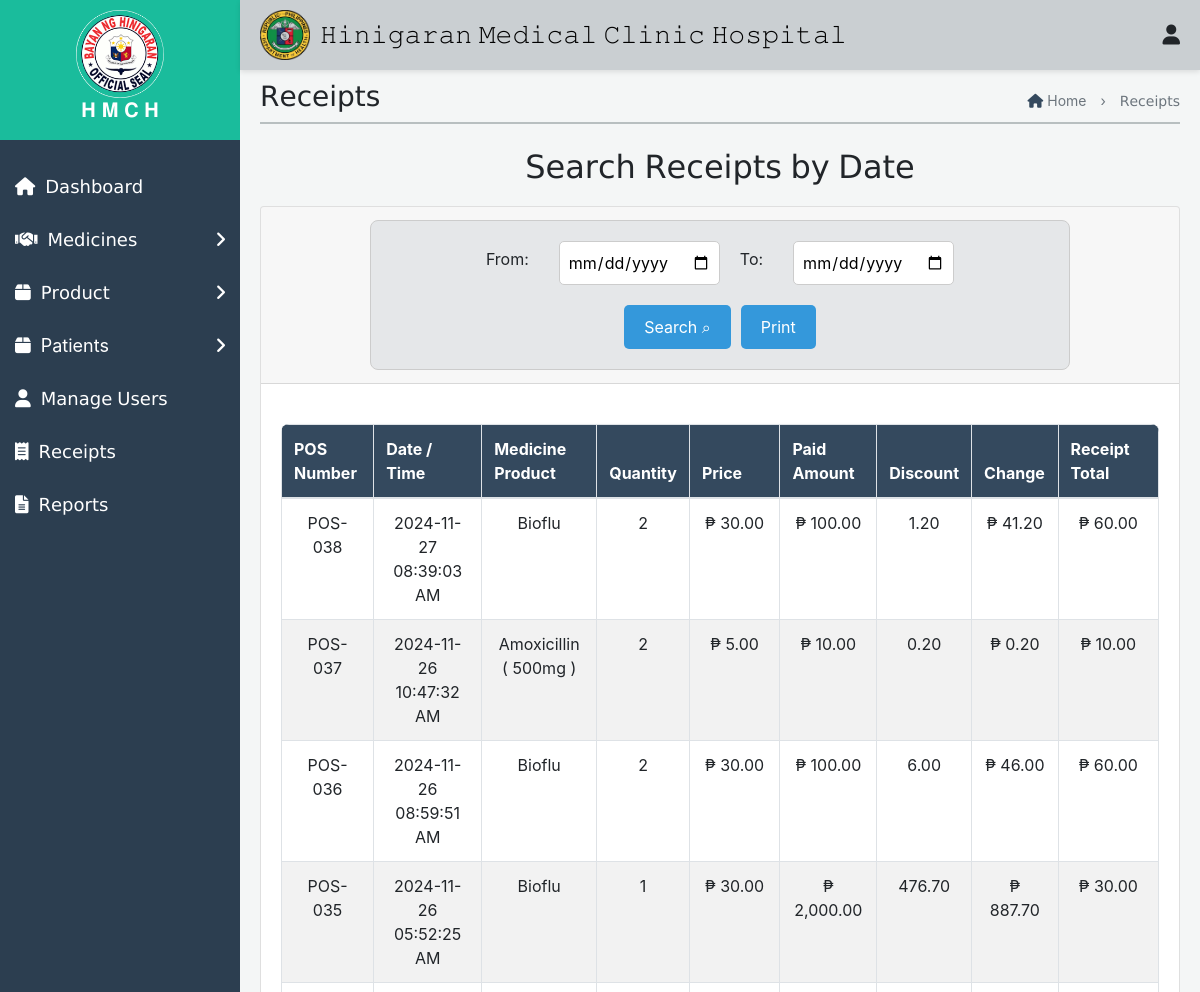
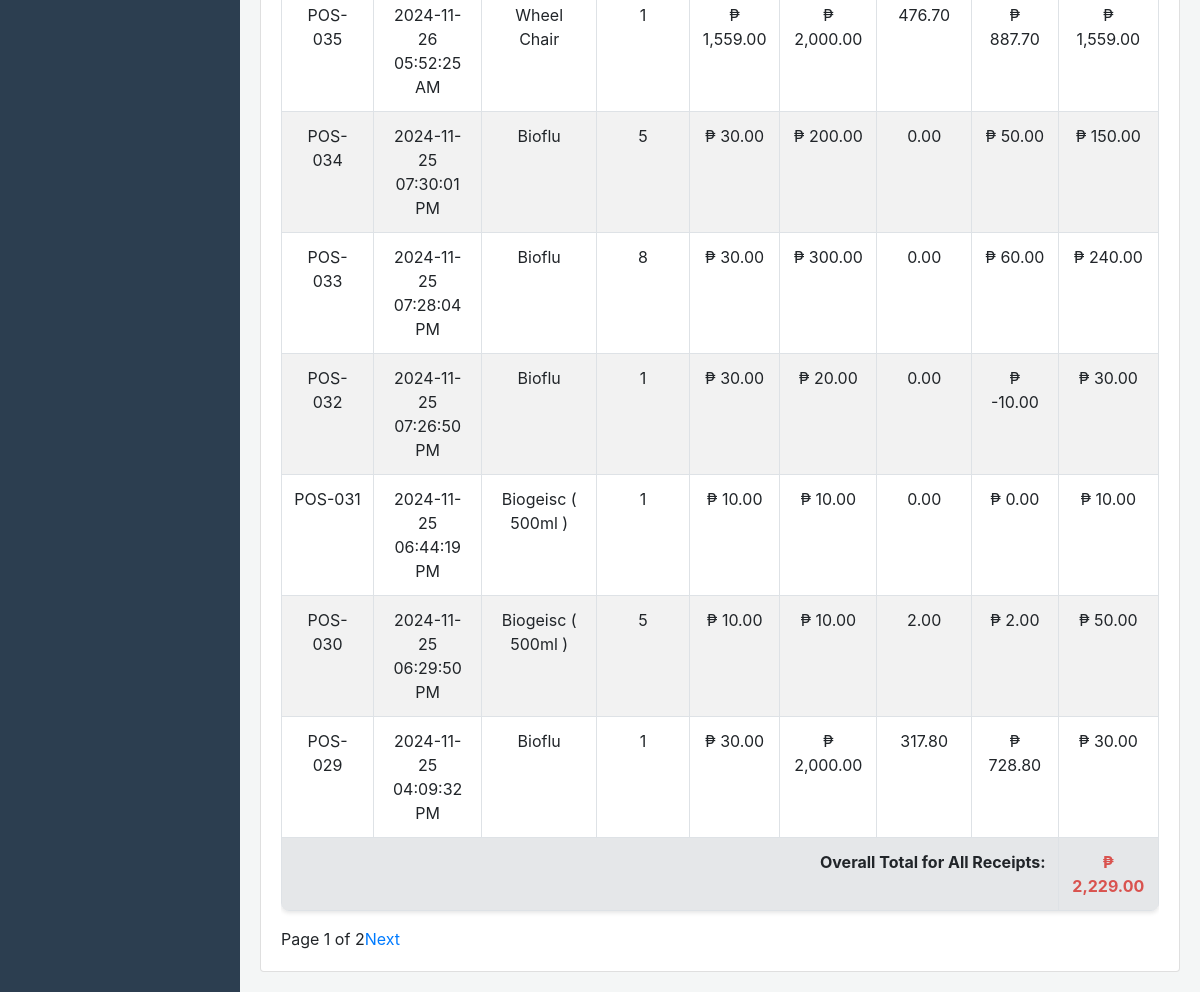
The page /Admin/Receipt.php on the database its author committed (2 pictures, top to bottom).
### tables this page shows
CREATE TABLE `receipt_items` (
  `id` int(11) NOT NULL,
  `receipt_id` int(11) DEFAULT NULL,
  `medicine_product` varchar(255) NOT NULL,
  `quantity` int(11) NOT NULL,
  `price` decimal(10,2) NOT NULL,
  `total` decimal(10,2) NOT NULL
);

CREATE TABLE `receipts` (
  `id` int(11) NOT NULL,
  `pos_number` varchar(50) NOT NULL,
  `total` decimal(10,2) NOT NULL,
  `created_at` timestamp NOT NULL DEFAULT current_timestamp(),
  `paid_amount` decimal(10,2) NOT NULL,
  `change_amount` decimal(10,2) NOT NULL,
  `discount_amount` decimal(10,2) DEFAULT 0.00,
  `user_id` int(11) NOT NULL
);

### Admin/Receipt.php (the view, shortened to what this page needs)
<!DOCTYPE html>
<html lang="en">
<head>
    <link rel="stylesheet" href="Receipt.css">
    <link href="https://maxcdn.bootstrapcdn.com/bootstrap/4.5.2/css/bootstrap.min.css" rel="stylesheet">
    <link href="https://cdnjs.cloudflare.com/ajax/libs/font-awesome/5.15.4/css/all.min.css" rel="stylesheet">
</head>
<body>
    <div class="top-nav">
    <div class="icon-container">
        <img src="img/Hinigaran.png" alt="Logo">
        <h1>𝙷𝚒𝚗𝚒𝚐𝚊𝚛𝚊𝚗 𝙼𝚎𝚍𝚒𝚌𝚊𝚕 𝙲𝚕𝚒𝚗𝚒𝚌 𝙷𝚘𝚜𝚙𝚒𝚝𝚊𝚕</h1>
    </div>
    <div class="icon-group">
        <div class="user-icon" onclick="toggleUserMenu(event)">
            <i class="fas fa-user"></i>
        </div>
    </div>
</div>
    <div id="mySidenav" class="side-nav">
        <div class="logo-container">
           <img src="img/hini.png" alt="Logo" style="width: 40%;">
            <h2>𝐇 𝐌 𝐂 𝐇</h2>
        </div>
         <a class="nav-link" href="ChiefAdmin.php">
            <div class="sb-nav-link-content">
                <div class="sb-nav-link-icon"><i class="fas fa-home"></i></div>
                <span>𝖣𝖺𝗌𝗁𝖻𝗈𝖺𝗋𝖽</span>
            </div>
        </a>
        <a class="nav-link collapsed" href="#" data-toggle="collapse" data-target="#collapseMedicines" aria-expanded="false" aria-controls="collapseMedicines">
            <div class="sb-nav-link-content">
                <div class="sb-nav-link-icon"><i class="fas fa-handshake"></i></div>
                <span> 𝖬𝖾𝖽𝗂𝖼𝗂𝗇𝖾𝗌</span>
                <div class="sb-sidenav-collapse-arrow"><i class="fas fa-angle-right"></i></div>
            </div>
        </a>
        <a class="nav-link collapsed" href="#" data-toggle="collapse" data-target="#collapseProducts" aria-expanded="false" aria-controls="collapseProducts">
            <div class="sb-nav-link-content">
                <div class="sb-nav-link-icon"><i class="fas fa-box"></i></div>
                <span> 𝖯𝗋𝗈𝖽𝗎𝖼𝗍</span>
                <div class="sb-sidenav-collapse-arrow"><i class="fas fa-angle-right"></i></div>
            </div>
        </a>
        <a class="nav-link collapsed" href="#" data-toggle="collapse" data-target="#collapsePatients" aria-expanded="false" aria-controls="collapsePatients">
            <div class="sb-nav-link-content">
                <div class="sb-nav-link-icon"><i class="fas fa-box"></i></div>
                <span>Patients</span>
                <div class="sb-sidenav-collapse-arrow"><i class="fas fa-angle-right"></i></div>
            </div>
        </a>
        <a class="nav-link" href="ManageUser.php">
            <div class="sb-nav-link-content">
                <div class="sb-nav-link-icon"><i class="fas fa-user"></i></div>
                <span>𝖬𝖺𝗇𝖺𝗀𝖾 𝖴𝗌𝖾𝗋𝗌</span>
            </div>
        </a>
        <a class="nav-link" href="Receipt.php">
            <div class="sb-nav-link-content">
                <div class="sb-nav-link-icon"><i class="fas fa-receipt"></i></div>
                <span>𝖱𝖾𝖼𝖾𝗂𝗉𝗍𝗌</span>
            </div>
        </a>
        <a class="nav-link" href="Reports.php">
            <div class="sb-nav-link-content">
                <div class="sb-nav-link-icon"><i class="fas fa-file-alt report-icon" title="Generate Report"></i></div>
                <span>𝖱𝖾𝗉𝗈𝗋𝗍𝗌</span>
            </div>
        </a>
    </div>
    <div id="mainContent" class="main-content">
       <div class="header-container">
    <h3>𝖱𝖾𝖼𝖾𝗂𝗉𝗍𝗌</h3>
<div class="haha">
    <p style="text-align: center;">
        <a href="InventoryDashboard1.php" style="text-decoration: none; color: inherit;">
            <i class="fas fa-home" style="color: #34495e;"></i> Home
        </a>
        <span style="margin: 0 10px;">›</span>
        𝖱𝖾𝖼𝖾𝗂𝗉𝗍𝗌
    </p>
</div>
</div>
<div class="first1" style="opacity: 0.9; border-top: 2px solid #b2babb; margin-top: -20px;"></div><br>
<h2 class="form-title">𝖲𝖾𝖺𝗋𝖼𝗁 𝖱𝖾𝖼𝖾𝗂𝗉𝗍𝗌 𝖻𝗒 𝖣𝖺𝗍𝖾</h2>
<section id="receipt-section">
    <div class="card">
        <div class="card-header">
            <div class="form-container">
                <form method="POST" action="" style="width: 100%; display: flex; justify-content: space-between;">
                    <div class="form-row">
                        <label for="from_date">From:</label>
                        <input type="date" id="from_date" name="from_date" required>
                        <label for="to_date">To:</label>
                        <input type="date" id="to_date" name="to_date" required>
                        <div style="display: flex; align-items: center;">
                            <button type="submit" style="margin-right: 10px;">Search ⌕</button>
                            <button type="button" class="btn btn-primary" onclick="printReceipt()">Print</button>
                        </div>
                    </div>
                </form>
            </div>
        </div>
        <div class="card-body">
            <div class="table-responsive" id="printableArea">
                <table border="1" class="table table-bordered" style="width:100%; border-collapse:collapse;">
                    <thead>
                        <tr>
                            <th>POS Number</th>
                            <th>Date / Time</th>
                            <th>Medicine Product</th>
                            <th>Quantity</th>
                            <th>Price</th>
                            <th>Paid Amount</th>
                            <th>Discount</th>
                            <th>Change</th>
                            <th>Receipt Total</th>
                        </tr>
                    </thead>
                    <tbody>
                       <?php
$servername = "localhost";
$username = "root";
$password = "";
$dbname = "database";
$conn = new mysqli($servername, $username, $password, $dbname);
$from_date = isset($_POST['from_date']) ? $_POST['from_date'] : '';
$to_date = isset($_POST['to_date']) ? $_POST['to_date'] : '';
$limit = 11;
$page = isset($_GET['page']) ? $_GET['page'] : 1;
$offset = ($page - 1) * $limit;
$sql = "SELECT
            receipts.pos_number,
            receipts.total AS receipt_total,
            receipts.created_at,
            receipts.paid_amount,
            receipts.change_amount,
            receipts.discount_amount,
            receipt_items.medicine_product,
            receipt_items.quantity,
            receipt_items.price,
            receipt_items.total AS item_total
        FROM
            receipts
        LEFT JOIN
            receipt_items
        ON
            receipts.id = receipt_items.receipt_id
        WHERE
            (DATE(receipts.created_at) BETWEEN '$from_date' AND '$to_date' OR '$from_date' = '' OR '$to_date' = '')
        ORDER BY
            receipts.created_at DESC
        LIMIT $limit OFFSET $offset";
$result = $conn->query($sql);
$count_sql = "SELECT COUNT(*) AS total_records FROM receipts WHERE (DATE(created_at) BETWEEN '$from_date' AND '$to_date' OR '$from_date' = '' OR '$to_date' = '')";
$count_result = $conn->query($count_sql);
$total_records = $count_result->fetch_assoc()['total_records'];
$total_pages = ceil($total_records / $limit);
$overall_total = 0;
if ($result->num_rows > 0) {
    while ($row = $result->fetch_assoc()) {
        $receiptDate = date('Y-m-d', strtotime($row['created_at']));
        $receiptTime = date('h:i:s A', strtotime($row['created_at']));
        $overall_total += $row['item_total'];
        echo "<tr>
                <td>" . $row['pos_number'] . "</td>
                <td>" . $receiptDate . " " . $receiptTime . "</td>
                <td>" . $row['medicine_product'] . "</td>
                <td>" . $row['quantity'] . "</td>
                <td>₱ " . number_format($row['price'], 2) . "</td>
                <td>₱ " . number_format($row['paid_amount'], 2) . "</td>
                <td>" . number_format($row['discount_amount'], 2) . "</td>
                <td>₱ " . number_format($row['change_amount'], 2) . "</td>
                <td>₱ " . number_format($row['item_total'], 2) . "</td>
              </tr>";
    }
    echo "<tr style='background-color: #e5e7e9; font-weight: bold;' id='overall-total'>
            <td colspan='8' style='text-align: right;'>Overall Total for All Receipts:</td>
            <td style='color: #d9534f;'>₱ " . number_format($overall_total, 2) . "</td>
          </tr>";
} else {
    echo "<tr><td colspan='9'>No receipts found for the selected date range</td></tr>";
}
?>
                    </tbody>
                </table>
            </div>
            <div class="pagination">
                <span>Page <?php echo $page; ?> of <?php echo $total_pages; ?></span>
                <?php if ($page < $total_pages): ?>
                    <a href="?page=<?php echo $page + 1; ?>">Next</a>
                <?php endif; ?>
            </div>
        </div>
    </div>
</section>
<link rel="stylesheet" href="https://cdnjs.cloudflare.com/ajax/libs/font-awesome/6.0.0-beta3/css/all.min.css">
</body>
</html>

### Admin/Receipt.css (style rules this page uses)
* { margin: 0; padding: 0; box-sizing: border-box; }
body { font-family: Arial, sans-serif; background-color: #f4f6f6; }
.top-nav { display: flex; justify-content: space-between; align-items: center; padding: 10px 20px; box-shadow: 0 2px 5px rgba(0, 0, 0, 0.1); }
.icon-container { position: relative; margin-right: 2%; display: flex; gap: 20px; }
.notification-icon, .user-icon { cursor: pointer; font-size: 24px; }
.side-nav { height: 100%; width: 230px; background-color: #34495e; color: white; position: fixed; top: 0; left: 0; overflow-x: hidden; padding-top: 60px; transition: 0.3s; display: flex; flex-direction: column; }
.main-content { margin-left: 230px; padding: 20px; transition: 0.3s; }
.nav-link { display: flex; align-items: center; padding: 10px 15px; text-decoration: none; color: white; transition: 0.3s; justify-content: space-between; }
.sb-nav-link-content { display: flex; align-items: center; flex: 1; }
.sb-nav-link-icon { margin-right: 10px; }
.sb-sidenav-collapse-arrow { margin-left: auto; }
.top-nav { position: fixed; top: 0; left: 240px; right: 0; background-color: #d0d3d4; padding: 10px; z-index: 1000; }
.top-nav h1 { color: #fff; margin: 0; }
.side-nav { height: 100%; width: 240px; position: fixed; z-index: 1; top: 0; left: 0; background-color: #2c3e50; padding-top: 0; transition: 0.3s; overflow-y: auto; }
.side-nav a { padding: 13px 15px; text-decoration: none; font-size: 18px; color: #fff; display: block; transition: 0.3s; }
.side-nav .sb-sidenav-collapse-arrow { margin-left: auto; color: #fff; }
.logo-container { text-align: center; margin-bottom: 20px; background-color: #1abc9c; padding: 10px; }
.logo-container img { width: 30%; height: auto; }
.logo-container h2 { color: #ffffff; font-size: 20px; transition: font-size 0.3s; }
.main-content { margin-left: 240px; padding: 80px 20px 20px; transition: margin-left 0.3s; }
.header-container { display: flex; justify-content: space-between; align-items: center; margin-bottom: 20px; }
.haha { text-align: right; }
.haha p { margin: 0; font-size: 14px; color: #6c757d; }
table { width: 100%; border-collapse: collapse; margin-top: 20px; background-color: #ffffff; border-radius: 8px; overflow: hidden; box-shadow: 0 2px 4px rgba(0, 0, 0, 0.1); }
th, td { border: 1px solid #ddd; padding: 12px; text-align: center; }
th { background-color: #34495e; color: white; font-weight: bold; }
tbody tr:nth-child(even) { background-color: #f2f2f2; }
.form-container { display: flex; justify-content: center; margin: 1px auto; padding: 20px; background-color: #e5e7e9; border: 1px solid #ccc; border-radius: 8px; max-width: 700px; }
.form-title { text-align: center; margin-bottom: 20px; width: 100%; }
.form-container form { display: flex; flex-direction: column; width: 100%; }
.form-row { display: flex; align-items: center; justify-content: center; gap: 20px; }
.form-row label { margin-right: 10px; }
.form-row input[type="date"] { padding: 8px; border-radius: 5px; border: 1px solid #ccc; }
.form-row button { padding: 10px 20px; background-color: #3498db; color: white; border: none; border-radius: 5px; cursor: pointer; margin-left: auto; }
.top-nav { display: flex; justify-content: space-between; align-items: center; padding: 10px 20px; background-color: #cacfd2; box-shadow: 0 2px 5px rgba(0, 0, 0, 0.1); }
.icon-container { display: flex; align-items: center; }
.icon-container img { width: 50px; height: auto; margin-right: -10px; }
.icon-container h1 { font-size: 24px; color: black; margin: 0; }
.icon-group { display: flex; margin-left: auto; align-items: center; }
.notification-icon, .user-icon { margin-left: 20px; cursor: pointer; font-size: 20px; }

### Admin/Receipt.php (style rules this page uses)
body { background-color: #f4f6f6; }

### rows shown on the page
receipt_items: receipt.pos_number "POS-038", receipt.created_at "2024-11-27", receipt.created_at "08:39:03 AM", medicine_product "Bioflu", quantity "2", price "30.00", receipt.paid_amount "100.00", receipt.discount_amount "1.20", receipt.change_amount "41.20", total "60.00"
receipt_items: receipt.pos_number "POS-037", receipt.created_at "2024-11-26", receipt.created_at "10:47:32 AM", medicine_product "Amoxicillin ( 500mg )", quantity "2", price "5.00", receipt.paid_amount "10.00", receipt.discount_amount "0.20", receipt.change_amount "0.20", total "10.00"
receipt_items: receipt.pos_number "POS-036", receipt.created_at "2024-11-26", receipt.created_at "08:59:51 AM", medicine_product "Bioflu", quantity "2", price "30.00", receipt.paid_amount "100.00", receipt.discount_amount "6.00", receipt.change_amount "46.00", total "60.00"
receipt_items: receipt.pos_number "POS-035", receipt.created_at "2024-11-26", receipt.created_at "05:52:25 AM", medicine_product "Bioflu", quantity "1", price "30.00", receipt.paid_amount "2,000.00", receipt.discount_amount "476.70", receipt.change_amount "887.70", total "30.00"
receipt_items: receipt.pos_number "POS-035", receipt.created_at "2024-11-26", receipt.created_at "05:52:25 AM", medicine_product "Wheel Chair", quantity "1", price "1,559.00", receipt.paid_amount "2,000.00", receipt.discount_amount "476.70", receipt.change_amount "887.70", total "1,559.00"
receipt_items: receipt.pos_number "POS-034", receipt.created_at "2024-11-25", receipt.created_at "07:30:01 PM", medicine_product "Bioflu", quantity "5", price "30.00", receipt.paid_amount "200.00", receipt.discount_amount "0.00", receipt.change_amount "50.00", total "150.00"
receipt_items: receipt.pos_number "POS-033", receipt.created_at "2024-11-25", receipt.created_at "07:28:04 PM", medicine_product "Bioflu", quantity "8", price "30.00", receipt.paid_amount "300.00", receipt.discount_amount "0.00", receipt.change_amount "60.00", total "240.00"
receipt_items: receipt.pos_number "POS-032", receipt.created_at "2024-11-25", receipt.created_at "07:26:50 PM", medicine_product "Bioflu", quantity "1", price "30.00", receipt.paid_amount "20.00", receipt.discount_amount "0.00", receipt.change_amount "-10.00", total "30.00"
receipt_items: receipt.pos_number "POS-031", receipt.created_at "2024-11-25", receipt.created_at "06:44:19 PM", medicine_product "Biogeisc ( 500ml )", quantity "1", price "10.00", receipt.paid_amount "10.00", receipt.discount_amount "0.00", receipt.change_amount "0.00", total "10.00"
receipt_items: receipt.pos_number "POS-030", receipt.created_at "2024-11-25", receipt.created_at "06:29:50 PM", medicine_product "Biogeisc ( 500ml )", quantity "5", price "10.00", receipt.paid_amount "10.00", receipt.discount_amount "2.00", receipt.change_amount "2.00", total "50.00"
receipt_items: receipt.pos_number "POS-029", receipt.created_at "2024-11-25", receipt.created_at "04:09:32 PM", medicine_product "Bioflu", quantity "1", price "30.00", receipt.paid_amount "2,000.00", receipt.discount_amount "317.80", receipt.change_amount "728.80", total "30.00"

### other values the page prints
$overall_total "2,229.00"
$page "1"
$total_pages "2"
